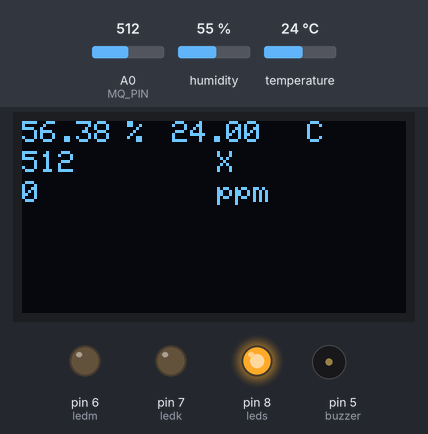
A sketch run on a simulated Arduino Uno, built with avr-gcc and run on an emulated ATmega328P. On the bench: 128×64 one-colour display, output pins drawn as LEDs (lit = HIGH), buzzer (waves = sounding, pin HIGH). Wiring (inferred from the names in the program): HTU21/Si7021 sensor at I2C address 0x40. The inputs (shaded band) are chosen by the test bench; at power-on: humidity 55 %, A0 (MQ_PIN) = 512, temperature 24 °C. What the sketch prints to the serial monitor is not drawn.

Above: at 1.2 s.
1.3 s: humidity set to 22 %
At 2.4 s:
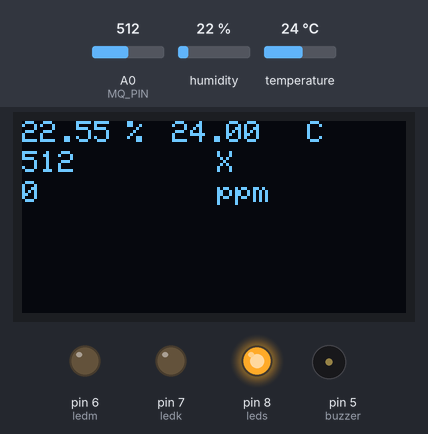
3.1 s: A0 (MQ_PIN) set to 390
At 4.2 s:
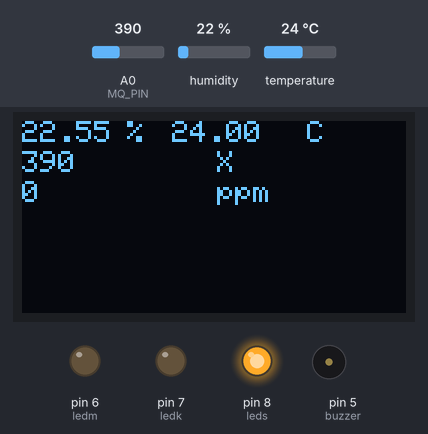
5.2 s: temperature set to 12 °C
At 6.5 s:
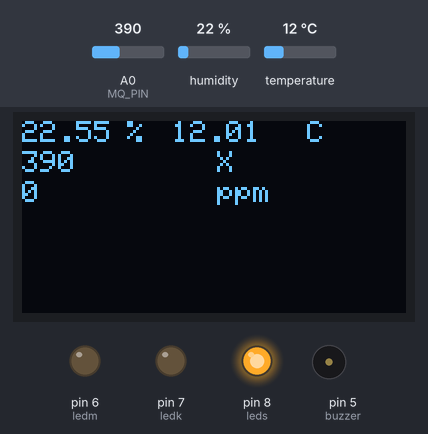
6.8 s: A0 (MQ_PIN) set to 410
At 8.3 s:
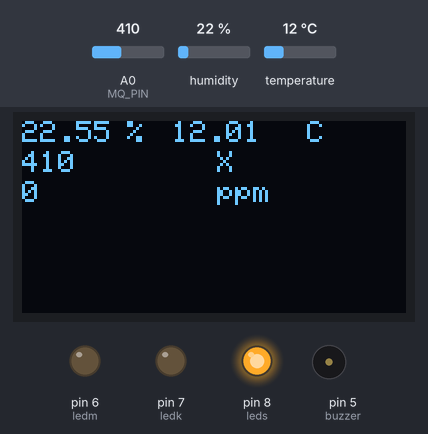
9.0 s: humidity set to 40 %
At 10.0 s:
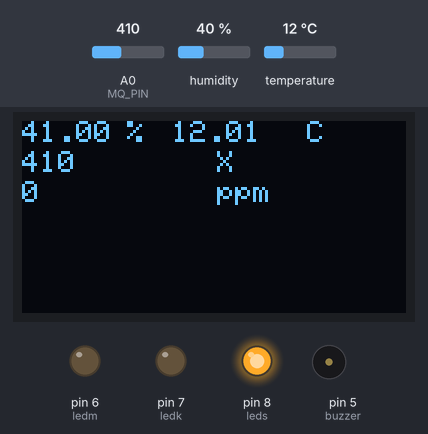
11.1 s: A0 (MQ_PIN) set to 511
At 12.9 s:
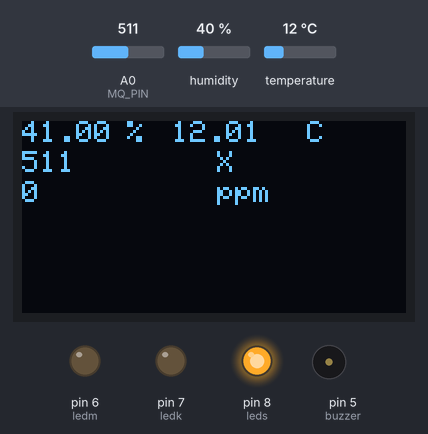
Timing chart, 0 to 14.2 s (numbered marks = the images above; inputs shaded):
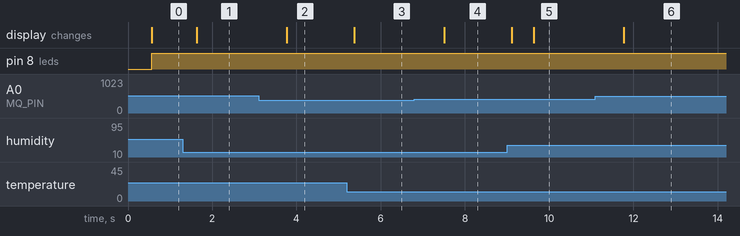

Measured:
- after the input at 1.3 s, the display: changes after 0.33 s (image 1)
- after the input at 3.1 s, the display: changes after 0.67 s (image 2)
- after the input at 5.2 s, the display: changes after 0.17 s (image 3)
- after the input at 6.8 s, the display: changes after 0.71 s (image 4)
- after the input at 9.0 s, the display: first changes after 0.11 s (image 5 shows a later state)
- after the input at 11.1 s, the display: changes after 0.68 s (image 6)

The sketch:

POPOK_PINTAR_NO_LIBRARY_SERIAL.ino
```cpp
#if (ARDUINO >= 100)
 #include "Arduino.h"
#else
 #include "WProgram.h"
#endif
#include "Wire.h"

#define HTU21D_I2CADDR      0x40
#define HTU21D_READTEMP     0xE3
#define HTU21D_READHUM      0xE5
#define HTU21D_WRITEREG     0xE6
#define HTU21D_READREG      0xE7
#define HTU21D_RESET        0xFE
#include <Adafruit_SSD1306.h>
#include <SPI.h>
#include <util/delay.h>
#define OLED_RESET 4

//pin
const int buzzer = 5;
const int ledm = 6; // merah BAK
const int ledk = 7; //hijau BAB
const int leds =8; // kuning ON


class HTU21D {
    public:
        HTU21D();
    boolean begin(void);

        void readSensor(void);
        float getHumidity(void);
        float getTemperature_C(void);
        float getTemperature_F(void);


    private:
        float readTemperature(void);
        float readHumidity(void);
        void reset(void);
        boolean readData(void);

        float humidity;
        float temperature_C;
        float temperature_F;
};

HTU21D::HTU21D() {
}
HTU21D htu;
Adafruit_SSD1306 display(OLED_RESET);
unsigned long previousMillis = 0;
unsigned long interval = 100;

// Your threshold value
int sensorThres = 400;

const int MQ_PIN=A0;                                //define which analog input channel you are going to use
int RL_VALUE=20;                                     //define the load resistance on the board, in kilo ohms
float RO_CLEAN_AIR_FACTOR=2.5;                     //RO_CLEAR_AIR_FACTOR=(Sensor resistance in clean air)/RO,
                                                    //which is derived from the chart in datasheet

int CALIBARAION_SAMPLE_TIMES=50;                    //define how many samples you are going to take in the calibration phase
int CALIBRATION_SAMPLE_INTERVAL=500;                //define the time interal(in milisecond) between each samples in the
                                                    //cablibration phase
int READ_SAMPLE_INTERVAL=50;                        //define how many samples you are going to take in normal operation
int READ_SAMPLE_TIMES=5;                            //define the time interal(in milisecond) between each samples in
                                                    //normal operation
#define         GAS_H2S             0

/*****************************Globals***********************************************/
float           H2SCurve[3]  =  {1,0.17,-0.305};   //two points are taken from the curve.
                                                    //with these two points, a line is formed which is "approximately equivalent"
                                                    //to the original curve.
                                                    //data format:{ x, y, slope}; point1: (lg200, 0.21), point2: (lg10000, -0.59)
float           Ro           =  10;                 //Ro is initialized to 10 kilo ohms


void setup() {
  // put your setup code here, to run once:
Serial.begin(9600);
display.begin(SSD1306_SWITCHCAPVCC, 0x3C);
pinMode(buzzer, OUTPUT);
pinMode(ledm, OUTPUT);
pinMode(ledk, OUTPUT);
pinMode(leds, OUTPUT);
}


void loop() {

int analogSensor = analogRead(MQ_PIN);
Serial.print(analogSensor);Serial.print("    ");

long iPPM_H2S = 0;

iPPM_H2S = MQGetGasPercentage(MQRead(MQ_PIN)/Ro,GAS_H2S);
long IppMcalibrate = iPPM_H2S;

  // put your main code here, to run repeatedly:
unsigned long currentMillis = millis();
htu.readSensor();
if (isnan(htu.getHumidity()) || isnan(htu.getTemperature_C())) {
Serial.println("HTU21D sensor read failure!");
return;
 }
Serial.print(htu.getHumidity()); Serial.print(" %\t");
Serial.print(htu.getTemperature_C()); Serial.print(" *C\t\t");
Serial.print(htu.getTemperature_F()); Serial.print(" *F\t\t");
Serial.print(analogSensor); Serial.print(" X");
Serial.print(IppMcalibrate); Serial.println(" ppm");


if (currentMillis - previousMillis >= interval) {           // OLED
    previousMillis = currentMillis;
display.clearDisplay();
display.setTextColor(WHITE);
display.setTextSize(1);
display.setCursor(0, 0);
display.println(htu.getHumidity());
display.setCursor(35, 0);
display.println("%");
display.setCursor(50, 0);
display.println(htu.getTemperature_C());
display.setCursor(95, 0);
display.println("C");
display.setCursor(0, 10);
display.println(analogSensor);
display.setCursor(65, 10);
display.println("X");
display.setCursor(0, 20);
display.println(IppMcalibrate);
display.setCursor(65, 20);
display.println("ppm");
display.display();
}

if (htu.getHumidity()>= 70 && htu.getTemperature_C()>= 33 && IppMcalibrate>= 1){ //          pengondisian
  digitalWrite(ledk, HIGH);
  digitalWrite(buzzer, HIGH);
  digitalWrite(leds, LOW);
  digitalWrite(ledm, LOW);
}

if (htu.getHumidity()>= 70 && htu.getTemperature_C()>= 33){
  digitalWrite(ledm, HIGH);
  digitalWrite(ledk, LOW);
  digitalWrite(buzzer, HIGH);
  digitalWrite(leds, LOW);

}

digitalWrite(leds, HIGH);

}


float MQResistanceCalculation(int raw_adc){
  return ( ((float)RL_VALUE*(1023-raw_adc)/raw_adc));
}
float MQCalibration(int mq_pin){
  int i;
  float val=0;

  for (i=0;i<CALIBARAION_SAMPLE_TIMES;i++) {            //take multiple samples
    val += MQResistanceCalculation(analogRead(mq_pin));
    delay(CALIBRATION_SAMPLE_INTERVAL);
  }
  val = val/CALIBARAION_SAMPLE_TIMES;                   //calculate the average value
  val = val/RO_CLEAN_AIR_FACTOR;                        //divided by RO_CLEAN_AIR_FACTOR yields the Ro
  return val;                                                      //according to the chart in the datasheet

}
float MQRead(int mq_pin){
  int i;
  float rs=0;

  for (i=0;i<READ_SAMPLE_TIMES;i++) {
    rs += MQResistanceCalculation(analogRead(mq_pin));
    delay(READ_SAMPLE_INTERVAL);
  }

  rs = rs/READ_SAMPLE_TIMES;

  return rs;
}
long MQGetGasPercentage(float rs_ro_ratio, int gas_id){
  if ( gas_id == GAS_H2S ) {
     return MQGetPercentage(rs_ro_ratio,H2SCurve);
  }

  return 0;
}
long  MQGetPercentage(float rs_ro_ratio, float *pcurve){
  return (pow(10,( ((log(rs_ro_ratio)-pcurve[1])/pcurve[2]) + pcurve[0])));
}


boolean HTU21D::begin(void) {
  Wire.begin();

  reset();

  Wire.beginTransmission(HTU21D_I2CADDR);
  Wire.write(HTU21D_READREG);
  Wire.endTransmission();
  Wire.requestFrom(HTU21D_I2CADDR, 1);
  return (Wire.read() == 0x2); // after reset should be 0x2
}
void HTU21D::readSensor(void) {
    humidity = (readHumidity()-readHumidity()*0.03442)+(readHumidity()-readHumidity()*0.03442)*0.0614;
    temperature_C = readTemperature();
    temperature_F = temperature_C * 1.8 + 32;
}
float HTU21D::getHumidity(void) {
    return humidity;
}
float HTU21D::getTemperature_C(void) {
    return temperature_C;
}
float HTU21D::getTemperature_F(void) {
    return temperature_F;
}
void HTU21D::reset(void) {
    Wire.beginTransmission(HTU21D_I2CADDR);
    Wire.write(HTU21D_RESET);
    Wire.endTransmission();
    delay(15);
}
float HTU21D::readTemperature(void) {

  Wire.beginTransmission(HTU21D_I2CADDR);
  Wire.write(HTU21D_READTEMP);
  Wire.endTransmission();

  delay(50); // add delay between request and actual read!

  Wire.requestFrom(HTU21D_I2CADDR, 3);
  while (!Wire.available()) {}

  uint16_t t = Wire.read();
  t <<= 8;
  t |= Wire.read();

  uint8_t crc = Wire.read();

  float temp = t;
  temp *= 175.72;
  temp /= 65536;
  temp -= 46.85;

  return temp;
}
float HTU21D::readHumidity(void) {
  // OK lets ready!
  Wire.beginTransmission(HTU21D_I2CADDR);
  Wire.write(HTU21D_READHUM);
  Wire.endTransmission();

  delay(50); // add delay between request and actual read!

  Wire.requestFrom(HTU21D_I2CADDR, 3);
  while (!Wire.available()) {}

  uint16_t h = Wire.read();
  h <<= 8;
  h |= Wire.read();

  uint8_t crc = Wire.read();

  float hum;
  hum = h;
  hum *= 125;
  hum /= 65536;
  hum -= 6;

  return hum;
}
```
